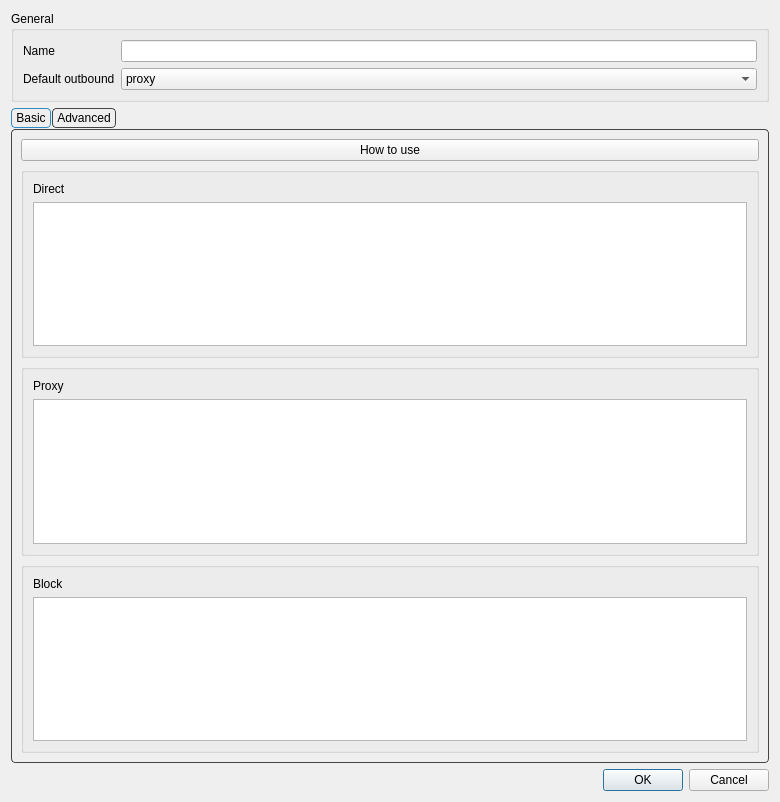
<?xml version="1.0" encoding="UTF-8"?>
<ui version="4.0">
 <class>RouteItem</class>
 <widget class="QDialog" name="RouteItem">
  <property name="geometry">
   <rect>
    <x>0</x>
    <y>0</y>
    <width>780</width>
    <height>802</height>
   </rect>
  </property>
  <property name="windowTitle">
   <string>Route Profile</string>
  </property>
  <layout class="QVBoxLayout" name="verticalLayout_3">
   <item>
    <widget class="QGroupBox" name="generalBox">
     <property name="title">
      <string>General</string>
     </property>
     <layout class="QGridLayout" name="gridLayout">
      <item row="0" column="0">
       <widget class="QLabel" name="route_name_l">
        <property name="text">
         <string>Name</string>
        </property>
       </widget>
      </item>
      <item row="0" column="1">
       <widget class="QLineEdit" name="route_name"/>
      </item>
      <item row="2" column="1">
       <widget class="QComboBox" name="def_out">
        <item>
         <property name="text">
          <string notr="true">proxy</string>
         </property>
        </item>
        <item>
         <property name="text">
          <string notr="true">direct</string>
         </property>
        </item>
       </widget>
      </item>
      <item row="2" column="0">
       <widget class="QLabel" name="def_out_l">
        <property name="text">
         <string>Default outbound</string>
        </property>
       </widget>
      </item>
     </layout>
    </widget>
   </item>
   <item>
    <widget class="QTabWidget" name="tabWidget">
     <property name="styleSheet">
      <string notr="true">QTabWidget::pane {
    margin-top: 1px;
    border: 1px solid #444444;
    border-radius: 4px;
}

QTabBar {
    background: transparent;
    qproperty-drawBase: 0;
}

QTabBar::tab {
    border: 1px solid #444444;
    border-radius: 4px;

    padding: 2px 4px;
    margin-right: 1px;
}

QTabBar::tab:selected {
    border: 1px solid palette(highlight);
}

QTabBar::tab:!selected {
    border: 1px solid #444444;
}

QTabBar::tab:hover:!selected {
    border: 1px solid #444444;
}</string>
     </property>
     <property name="currentIndex">
      <number>0</number>
     </property>
     <widget class="QWidget" name="tab_2">
      <attribute name="title">
       <string>Basic</string>
      </attribute>
      <layout class="QVBoxLayout" name="verticalLayout_5">
       <item>
        <widget class="QPushButton" name="howtouse_button">
         <property name="text">
          <string>How to use</string>
         </property>
        </widget>
       </item>
       <item>
        <widget class="QGroupBox" name="simple_direct_box">
         <layout class="QVBoxLayout" name="verticalLayout_6">
          <item>
           <widget class="QLabel" name="label">
            <property name="text">
             <string>Direct</string>
            </property>
           </widget>
          </item>
          <item>
           <widget class="QTextEdit" name="simple_direct"/>
          </item>
         </layout>
        </widget>
       </item>
       <item>
        <widget class="QGroupBox" name="simple_proxy_box">
         <layout class="QVBoxLayout" name="verticalLayout_7">
          <item>
           <widget class="QLabel" name="label_2">
            <property name="text">
             <string>Proxy</string>
            </property>
           </widget>
          </item>
          <item>
           <widget class="QTextEdit" name="simple_proxy"/>
          </item>
         </layout>
        </widget>
       </item>
       <item>
        <widget class="QGroupBox" name="simple_block_box">
         <layout class="QVBoxLayout" name="verticalLayout_8">
          <item>
           <widget class="QLabel" name="label_3">
            <property name="text">
             <string>Block</string>
            </property>
           </widget>
          </item>
          <item>
           <widget class="QTextEdit" name="simple_block"/>
          </item>
         </layout>
        </widget>
       </item>
      </layout>
     </widget>
     <widget class="QWidget" name="tab">
      <attribute name="title">
       <string>Advanced</string>
      </attribute>
      <layout class="QVBoxLayout" name="verticalLayout_4">
       <item>
        <widget class="QWidget" name="widget" native="true">
         <layout class="QHBoxLayout" name="horizontalLayout">
          <item>
           <widget class="QPushButton" name="route_import_json">
            <property name="text">
             <string>Import JSON</string>
            </property>
           </widget>
          </item>
         </layout>
        </widget>
       </item>
       <item>
        <widget class="QGroupBox" name="groupBox">
         <property name="title">
          <string>Rules</string>
         </property>
         <layout class="QHBoxLayout" name="horizontalLayout_4">
          <property name="leftMargin">
           <number>0</number>
          </property>
          <property name="topMargin">
           <number>0</number>
          </property>
          <property name="rightMargin">
           <number>0</number>
          </property>
          <property name="bottomMargin">
           <number>0</number>
          </property>
          <item>
           <widget class="QFrame" name="frame">
            <property name="frameShape">
             <enum>QFrame::Shape::NoFrame</enum>
            </property>
            <property name="frameShadow">
             <enum>QFrame::Shadow::Raised</enum>
            </property>
            <layout class="QVBoxLayout" name="verticalLayout_9">
             <property name="spacing">
              <number>7</number>
             </property>
             <property name="leftMargin">
              <number>5</number>
             </property>
             <property name="topMargin">
              <number>5</number>
             </property>
             <property name="rightMargin">
              <number>5</number>
             </property>
             <property name="bottomMargin">
              <number>5</number>
             </property>
             <item>
              <widget class="QListWidget" name="route_items"/>
             </item>
             <item>
              <widget class="QWidget" name="widget_2" native="true">
               <layout class="QHBoxLayout" name="horizontalLayout_2">
                <item>
                 <widget class="QPushButton" name="new_route_item">
                  <property name="text">
                   <string>New</string>
                  </property>
                 </widget>
                </item>
                <item>
                 <widget class="QPushButton" name="moveup_route_item">
                  <property name="text">
                   <string>Move Up</string>
                  </property>
                 </widget>
                </item>
                <item>
                 <widget class="QPushButton" name="movedown_route_item">
                  <property name="text">
                   <string>Move Down</string>
                  </property>
                 </widget>
                </item>
                <item>
                 <widget class="QPushButton" name="delete_route_item">
                  <property name="text">
                   <string>Delete</string>
                  </property>
                 </widget>
                </item>
               </layout>
              </widget>
             </item>
            </layout>
           </widget>
          </item>
          <item>
           <widget class="QFrame" name="rule_attr_box">
            <layout class="QVBoxLayout" name="verticalLayout">
             <property name="leftMargin">
              <number>0</number>
             </property>
             <property name="topMargin">
              <number>5</number>
             </property>
             <property name="rightMargin">
              <number>5</number>
             </property>
             <property name="bottomMargin">
              <number>5</number>
             </property>
             <item>
              <layout class="QHBoxLayout" name="horizontalLayout_5">
               <item>
                <widget class="QLabel" name="rule_name_l">
                 <property name="text">
                  <string>Name</string>
                 </property>
                </widget>
               </item>
               <item>
                <widget class="QLineEdit" name="rule_name"/>
               </item>
              </layout>
             </item>
             <item>
              <widget class="QLabel" name="rule_preview_l">
               <property name="text">
                <string>Preview</string>
               </property>
              </widget>
             </item>
             <item>
              <widget class="QTextBrowser" name="rule_preview">
               <property name="minimumSize">
                <size>
                 <width>0</width>
                 <height>120</height>
                </size>
               </property>
               <property name="documentTitle">
                <string notr="true"/>
               </property>
               <property name="openExternalLinks">
                <bool>false</bool>
               </property>
              </widget>
             </item>
            </layout>
           </widget>
          </item>
         </layout>
        </widget>
       </item>
       <item>
        <widget class="QGroupBox" name="groupBox_2">
         <property name="title">
          <string>Rule Settings</string>
         </property>
         <layout class="QVBoxLayout" name="verticalLayout_2">
          <property name="spacing">
           <number>7</number>
          </property>
          <property name="leftMargin">
           <number>0</number>
          </property>
          <property name="topMargin">
           <number>0</number>
          </property>
          <property name="rightMargin">
           <number>0</number>
          </property>
          <property name="bottomMargin">
           <number>0</number>
          </property>
          <item>
           <layout class="QHBoxLayout" name="horizontalLayout_action">
            <property name="leftMargin">
             <number>4</number>
            </property>
            <property name="rightMargin">
             <number>4</number>
            </property>
            <item>
             <widget class="QLabel" name="rule_action_l">
              <property name="text">
               <string>Action</string>
              </property>
             </widget>
            </item>
            <item>
             <widget class="QComboBox" name="rule_action_combo"/>
            </item>
           </layout>
          </item>
          <item>
           <widget class="QTabWidget" name="rule_attr_tabs">
            <property name="sizePolicy">
             <sizepolicy hsizetype="Preferred" vsizetype="Preferred">
              <horstretch>0</horstretch>
              <verstretch>0</verstretch>
             </sizepolicy>
            </property>
            <property name="minimumSize">
             <size>
              <width>0</width>
              <height>100</height>
             </size>
            </property>
            <property name="styleSheet">
             <string notr="true">QTabWidget::pane {
    margin-top: 1px;
    border: 1px solid #444444;
    border-radius: 4px;
}

QTabBar {
    background: transparent;
    qproperty-drawBase: 0;
}

QTabBar::tab {
    border: 1px solid #444444;
    border-radius: 4px;

    padding: 2px 4px;
    margin-right: 1px;
}

QTabBar::tab:selected {
    border: 1px solid palette(highlight);
}

QTabBar::tab:!selected {
    border: 1px solid #444444;
}

QTabBar::tab:hover:!selected {
    border: 1px solid #444444;
}</string>
            </property>
            <property name="currentIndex">
             <number>-1</number>
            </property>
           </widget>
          </item>
         </layout>
        </widget>
       </item>
      </layout>
     </widget>
    </widget>
   </item>
   <item>
    <widget class="QDialogButtonBox" name="buttonBox">
     <property name="standardButtons">
      <set>QDialogButtonBox::StandardButton::Cancel|QDialogButtonBox::StandardButton::Ok</set>
     </property>
    </widget>
   </item>
  </layout>
 </widget>
 <resources/>
 <connections/>
</ui>
